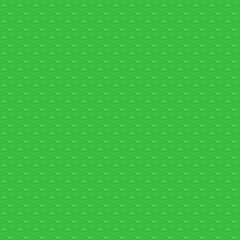

A level layout from a 2D game, rendered from its tile map. Below: a short description, then the map file with its tile-grid data intact:
An orthogonal 15x15 tile map with 16x16 px tiles, 1 tile layer (map_snake).

<map version="1.9" tiledversion="1.9.2" orientation="orthogonal" renderorder="right-down" width="15" height="15" tilewidth="16" tileheight="16" infinite="0" nextlayerid="2" nextobjectid="1">
 <tileset firstgid="1" source="overworld.tsx" />
 <layer id="1" name="map_snake" width="15" height="15">
  <data encoding="csv">
1,1,1,1,1,1,1,1,1,1,1,1,1,1,1,
1,1,1,1,1,1,1,1,1,1,1,1,1,1,1,
1,1,1,1,1,1,1,1,1,1,1,1,1,1,1,
1,1,1,1,1,1,1,1,1,1,1,1,1,1,1,
1,1,1,1,1,1,1,1,1,1,1,1,1,1,1,
1,1,1,1,1,1,1,1,1,1,1,1,1,1,1,
1,1,1,1,1,1,1,1,1,1,1,1,1,1,1,
1,1,1,1,1,1,1,1,1,1,1,1,1,1,1,
1,1,1,1,1,1,1,1,1,1,1,1,1,1,1,
1,1,1,1,1,1,1,1,1,1,1,1,1,1,1,
1,1,1,1,1,1,1,1,1,1,1,1,1,1,1,
1,1,1,1,1,1,1,1,1,1,1,1,1,1,1,
1,1,1,1,1,1,1,1,1,1,1,1,1,1,1,
1,1,1,1,1,1,1,1,1,1,1,1,1,1,1,
1,1,1,1,1,1,1,1,1,1,1,1,1,1,1
</data>
 </layer>
</map>
